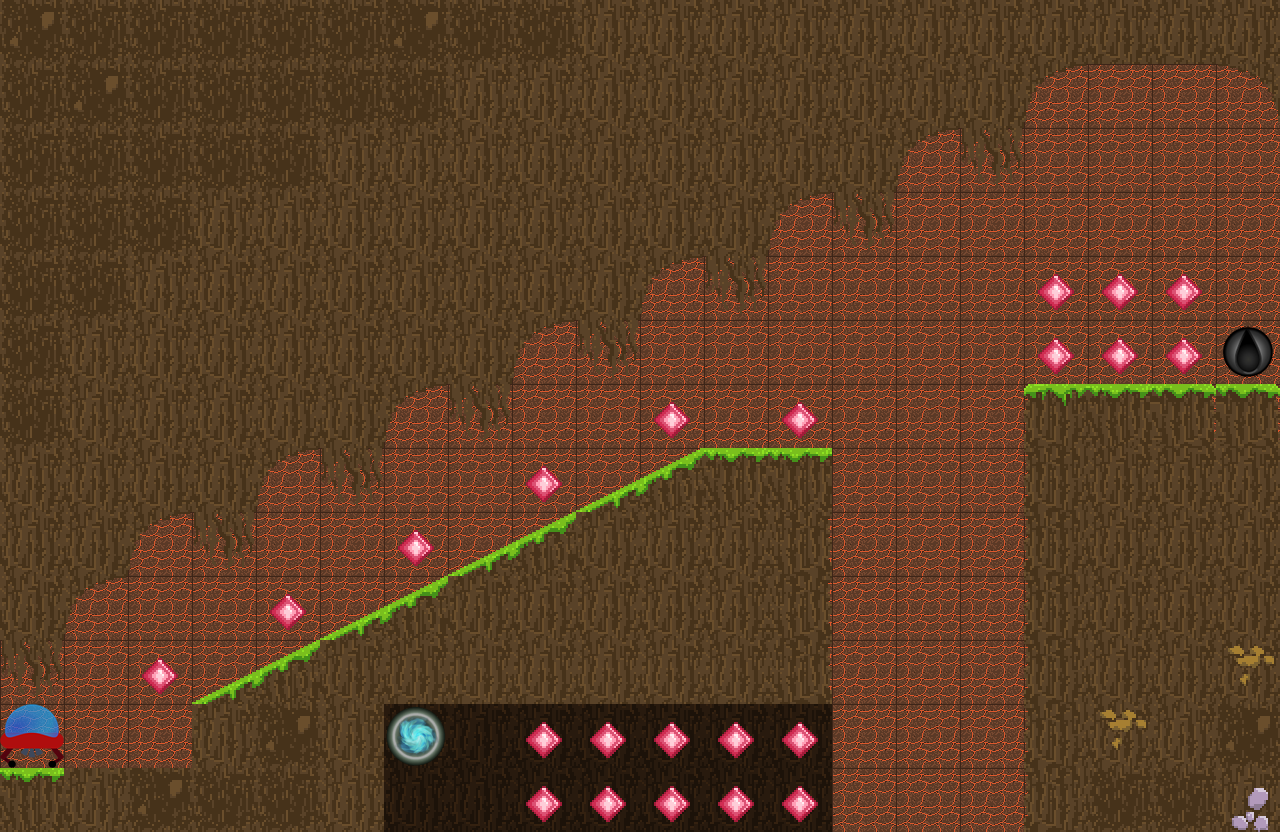

Rendered tile map (Tiled .tmx) drawn with the repository's tilesets; below, a short description and the full map source, tile grids included:
An orthogonal 20x13 tile map with 64x64 px tiles, 7 tile layers (BaseLayer, Non_Interactive_obstacles, Interactive_obstacles, Fuel, ...), 6 tilesets.

<map version="1.10" tiledversion="1.10.2" orientation="orthogonal" renderorder="right-down" width="20" height="13" tilewidth="64" tileheight="64" infinite="0" nextlayerid="8" nextobjectid="1">
 <editorsettings>
  <export target="../levels/level2.tmj" format="json" />
 </editorsettings>
 <tileset firstgid="1" name="FuelCan" tilewidth="64" tileheight="64" tilecount="1" columns="1">
  <image source="../imgs/FuelCan.png" width="64" height="64" />
 </tileset>
 <tileset firstgid="2" name="magmaTileSet32x" tilewidth="64" tileheight="64" tilecount="3" columns="3">
  <image source="../imgs/magmaTileSet32x.png" width="192" height="96" />
 </tileset>
 <tileset firstgid="5" name="Tiles_64x64" tilewidth="64" tileheight="64" tilecount="64" columns="8">
  <image source="../imgs/Tiles_64x64.png" width="512" height="512" />
 </tileset>
 <tileset firstgid="69" name="UFO" tilewidth="64" tileheight="64" tilecount="1" columns="1">
  <image source="../imgs/UFO.png" width="64" height="64" />
 </tileset>
 <tileset firstgid="70" name="Iceless" tilewidth="64" tileheight="64" tilecount="1" columns="1">
  <image source="../imgs/Iceless.png" width="64" height="64" />
 </tileset>
 <tileset firstgid="71" name="Orb of Flame" tilewidth="64" tileheight="64" tilecount="1" columns="1">
  <image source="../imgs/Orb of Flame.png" width="64" height="64" />
 </tileset>
 <layer id="1" name="BaseLayer" width="20" height="13">
  <properties>
   <property name="airFriction" type="float" value="0.2" />
   <property name="gravity" type="float" value="9.8" />
   <property name="offset_max" type="int" value="0" />
   <property name="offset_min" type="int" value="-74" />
   <property name="xMultiplier" type="float" value="5.8" />
   <property name="yMultiplier" type="float" value="10.5" />
  </properties>
  <data encoding="csv">
2,2,2,2,2,2,2,2,2,2,2,2,2,2,2,2,2,2,2,2,
2,2,2,2,2,2,2,2,2,2,2,2,2,2,2,2,2,2,2,2,
2,2,2,2,2,2,2,2,2,2,2,2,2,2,2,2,2,2,2,2,
2,2,2,2,2,2,2,2,2,2,2,2,2,2,2,2,2,2,2,2,
2,2,2,2,2,2,2,2,2,2,2,2,2,2,2,2,2,2,2,2,
2,2,2,2,2,2,2,2,2,2,2,2,2,2,2,2,2,2,2,2,
2,2,2,2,2,2,2,2,2,2,2,2,2,2,2,2,2,2,2,2,
2,2,2,2,2,2,2,2,2,2,2,2,2,2,2,2,2,2,2,2,
2,2,2,2,2,2,2,2,2,2,2,2,2,2,2,2,2,2,2,2,
2,2,2,2,2,2,2,2,2,2,2,2,2,2,2,2,2,2,2,2,
2,2,2,2,2,2,2,2,2,2,2,2,2,2,2,2,2,2,2,2,
2,2,2,2,2,2,2,2,2,2,2,2,2,2,2,2,2,2,2,2,
2,2,2,2,2,2,2,2,2,2,2,2,2,2,2,2,2,2,2,2
</data>
 </layer>
 <layer id="2" name="Non_Interactive_obstacles" width="20" height="13">
  <data encoding="csv">
38,37,37,37,37,37,38,37,37,9,9,9,9,9,9,9,9,9,9,9,
37,38,37,37,37,37,37,9,9,9,9,9,9,9,9,9,13,0,0,59,
37,37,37,37,37,9,9,9,9,9,9,9,9,9,13,28,0,0,0,0,
37,37,37,9,9,9,9,9,9,9,9,9,13,28,0,0,0,0,0,0,
37,37,9,9,9,9,9,9,9,9,13,28,0,0,0,0,0,0,0,0,
37,9,9,9,9,9,9,9,13,28,0,0,0,0,0,0,0,0,0,0,
37,9,9,9,9,9,13,28,0,0,0,0,0,0,0,0,0,0,0,0,
9,9,9,9,13,28,0,0,0,0,0,0,0,0,0,0,0,9,9,9,
9,9,13,28,0,0,0,0,0,0,9,9,0,0,0,0,0,9,9,9,
9,13,0,0,0,0,0,0,9,9,9,9,0,0,0,0,0,9,9,9,
28,0,0,0,0,0,0,0,0,0,0,0,0,0,0,0,0,9,9,54,
0,0,0,0,0,0,16,16,16,16,16,16,16,0,0,0,0,54,9,38,
0,0,0,37,37,0,16,16,16,16,16,16,16,0,0,0,0,37,37,52
</data>
 </layer>
 <layer id="3" name="Interactive_obstacles" width="20" height="13">
  <properties>
   <property name="e" type="float" value="0.6" />
  </properties>
  <data encoding="csv">
0,0,0,0,0,0,0,0,0,0,0,0,0,0,0,9,9,9,9,9,
0,0,0,0,0,0,0,0,0,0,0,0,0,9,9,9,0,0,0,17,
0,0,0,0,0,0,0,0,0,0,0,9,9,9,0,0,0,0,0,0,
0,0,0,0,0,0,0,0,0,9,9,9,0,0,0,0,0,0,0,0,
0,0,0,0,0,0,0,9,9,9,0,0,0,0,0,0,0,0,0,0,
0,0,0,0,0,9,9,9,0,0,0,0,0,0,0,0,0,0,0,0,
0,0,0,9,9,9,0,0,0,0,0,0,0,0,0,0,7,5,6,6,
0,9,9,9,0,0,0,0,0,57,58,5,5,0,0,0,8,0,0,0,
9,9,0,0,0,0,0,57,58,9,0,0,10,0,0,0,8,0,0,0,
9,0,0,0,0,57,58,9,0,0,0,0,10,0,0,0,8,0,0,0,
0,0,0,57,58,9,9,9,9,9,9,9,10,0,0,0,8,0,0,0,
0,0,0,9,38,9,0,0,0,0,0,0,0,0,0,0,8,0,0,0,
5,9,38,0,0,9,0,0,0,0,0,0,0,0,0,0,8,0,0,0
</data>
 </layer>
 <layer id="4" name="Fuel" width="20" height="13">
  <properties>
   <property name="fuelLevel" type="float" value="0.3" />
  </properties>
  <data encoding="csv">
0,0,0,0,0,0,0,0,0,0,0,0,0,0,0,0,0,0,0,0,
0,0,0,0,0,0,0,0,0,0,0,0,0,0,0,0,0,0,0,0,
0,0,0,0,0,0,0,0,0,0,0,0,0,0,0,0,0,0,0,0,
0,0,0,0,0,0,0,0,0,0,0,0,0,0,0,0,0,0,0,0,
0,0,0,0,0,0,0,0,0,0,0,0,0,0,0,0,0,0,0,0,
0,0,0,0,0,0,0,0,0,0,0,0,0,0,0,0,0,0,0,1,
0,0,0,0,0,0,0,0,0,0,0,0,0,0,0,0,0,0,0,0,
0,0,0,0,0,0,0,0,0,0,0,0,0,0,0,0,0,0,0,0,
0,0,0,0,0,0,0,0,0,0,0,0,0,0,0,0,0,0,0,0,
0,0,0,0,0,0,0,0,0,0,0,0,0,0,0,0,0,0,0,0,
0,0,0,0,0,0,0,0,0,0,0,0,0,0,0,0,0,0,0,0,
0,0,0,0,0,0,0,0,0,0,0,0,0,0,0,0,0,0,0,0,
0,0,0,0,0,0,0,0,0,0,0,0,0,0,0,0,0,0,0,0
</data>
 </layer>
 <layer id="5" name="Coin" width="20" height="13">
  <properties>
   <property name="value" type="int" value="5" />
  </properties>
  <data encoding="csv">
0,0,0,0,0,0,0,0,0,0,0,0,0,0,0,0,0,0,0,0,
0,0,0,0,0,0,0,0,0,0,0,0,0,0,0,0,0,0,0,0,
0,0,0,0,0,0,0,0,0,0,0,0,0,0,0,0,0,0,0,0,
0,0,0,0,0,0,0,0,0,0,0,0,0,0,0,0,0,0,0,0,
0,0,0,0,0,0,0,0,0,0,0,0,0,0,0,0,55,55,55,0,
0,0,0,0,0,0,0,0,0,0,0,0,0,0,0,0,55,55,55,0,
0,0,0,0,0,0,0,0,0,0,55,0,55,0,0,0,0,0,0,0,
0,0,0,0,0,0,0,0,55,0,0,0,0,0,0,0,0,0,0,0,
0,0,0,0,0,0,55,0,0,0,0,0,0,0,0,0,0,0,0,0,
0,0,0,0,55,0,0,0,0,0,0,0,0,0,0,0,0,0,0,0,
0,0,55,0,0,0,0,0,0,0,0,0,0,0,0,0,0,0,0,0,
0,0,0,0,0,0,0,0,55,55,55,55,55,0,0,0,0,0,0,0,
0,0,0,0,0,0,0,0,55,55,55,55,55,0,0,0,0,0,0,0
</data>
 </layer>
 <layer id="6" name="Game_Objective" width="20" height="13">
  <data encoding="csv">
0,0,0,0,0,0,0,0,0,0,0,0,0,0,0,0,0,0,0,0,
0,0,0,0,0,0,0,0,0,0,0,0,0,0,0,0,0,0,0,0,
0,0,0,0,0,0,0,0,0,0,0,0,0,0,0,0,0,0,0,0,
0,0,0,0,0,0,0,0,0,0,0,0,0,0,0,0,0,0,0,0,
0,0,0,0,0,0,0,0,0,0,0,0,0,0,0,0,0,0,0,0,
0,0,0,0,0,0,0,0,0,0,0,0,0,0,0,0,0,0,0,0,
0,0,0,0,0,0,0,0,0,0,0,0,0,0,0,0,0,0,0,0,
0,0,0,0,0,0,0,0,0,0,0,0,0,0,0,0,0,0,0,0,
0,0,0,0,0,0,0,0,0,0,0,0,0,0,0,0,0,0,0,0,
0,0,0,0,0,0,0,0,0,0,0,0,0,0,0,0,0,0,0,0,
0,0,0,0,0,0,0,0,0,0,0,0,0,0,0,0,0,0,0,0,
0,0,0,0,0,0,70,0,0,0,0,0,0,0,0,0,0,0,0,0,
0,0,0,0,0,0,0,0,0,0,0,0,0,0,0,0,0,0,0,0
</data>
 </layer>
 <layer id="7" name="UFO" width="20" height="13">
  <properties>
   <property name="HorizontalAirFrictionMultiplier" type="float" value="0.3" />
   <property name="VerticalAirFrictionMultiplier" type="float" value="0.5" />
   <property name="e" type="float" value="0.5" />
   <property name="enginForce" type="float" value="1000" />
   <property name="fuelCap" type="float" value="10" />
   <property name="fuelEfficency" type="float" value="0.995" />
   <property name="fuelLevel" type="float" value="5" />
   <property name="liftingEnginCount" type="int" value="1" />
   <property name="mass" type="float" value="50" />
   <property name="maxhealth" type="float" value="100" />
   <property name="strength" type="float" value="100" />
  </properties>
  <data encoding="csv">
0,0,0,0,0,0,0,0,0,0,0,0,0,0,0,0,0,0,0,0,
0,0,0,0,0,0,0,0,0,0,0,0,0,0,0,0,0,0,0,0,
0,0,0,0,0,0,0,0,0,0,0,0,0,0,0,0,0,0,0,0,
0,0,0,0,0,0,0,0,0,0,0,0,0,0,0,0,0,0,0,0,
0,0,0,0,0,0,0,0,0,0,0,0,0,0,0,0,0,0,0,0,
0,0,0,0,0,0,0,0,0,0,0,0,0,0,0,0,0,0,0,0,
0,0,0,0,0,0,0,0,0,0,0,0,0,0,0,0,0,0,0,0,
0,0,0,0,0,0,0,0,0,0,0,0,0,0,0,0,0,0,0,0,
0,0,0,0,0,0,0,0,0,0,0,0,0,0,0,0,0,0,0,0,
0,0,0,0,0,0,0,0,0,0,0,0,0,0,0,0,0,0,0,0,
0,0,0,0,0,0,0,0,0,0,0,0,0,0,0,0,0,0,0,0,
69,0,0,0,0,0,0,0,0,0,0,0,0,0,0,0,0,0,0,0,
0,0,0,0,0,0,0,0,0,0,0,0,0,0,0,0,0,0,0,0
</data>
 </layer>
</map>
